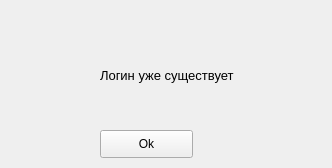
<?xml version="1.0" encoding="UTF-8"?>
<ui version="4.0">
 <class>MainWindow</class>
 <widget class="QMainWindow" name="MainWindow">
  <property name="geometry">
   <rect>
    <x>0</x>
    <y>0</y>
    <width>332</width>
    <height>168</height>
   </rect>
  </property>
  <property name="windowTitle">
   <string>MainWindow</string>
  </property>
  <widget class="QWidget" name="centralwidget">
   <widget class="QLabel" name="error_label">
    <property name="geometry">
     <rect>
      <x>30</x>
      <y>40</y>
      <width>61</width>
      <height>71</height>
     </rect>
    </property>
    <property name="text">
     <string/>
    </property>
    <property name="pixmap">
     <pixmap>../../../Downloads/Icon.png</pixmap>
    </property>
   </widget>
   <widget class="QPushButton" name="ok">
    <property name="geometry">
     <rect>
      <x>100</x>
      <y>130</y>
      <width>93</width>
      <height>28</height>
     </rect>
    </property>
    <property name="text">
     <string>Ok</string>
    </property>
   </widget>
   <widget class="QLabel" name="error">
    <property name="enabled">
     <bool>true</bool>
    </property>
    <property name="geometry">
     <rect>
      <x>100</x>
      <y>60</y>
      <width>271</width>
      <height>31</height>
     </rect>
    </property>
    <property name="font">
     <font>
      <pointsize>10</pointsize>
     </font>
    </property>
    <property name="text">
     <string>Логин уже существует</string>
    </property>
   </widget>
  </widget>
 </widget>
 <resources/>
 <connections/>
</ui>
